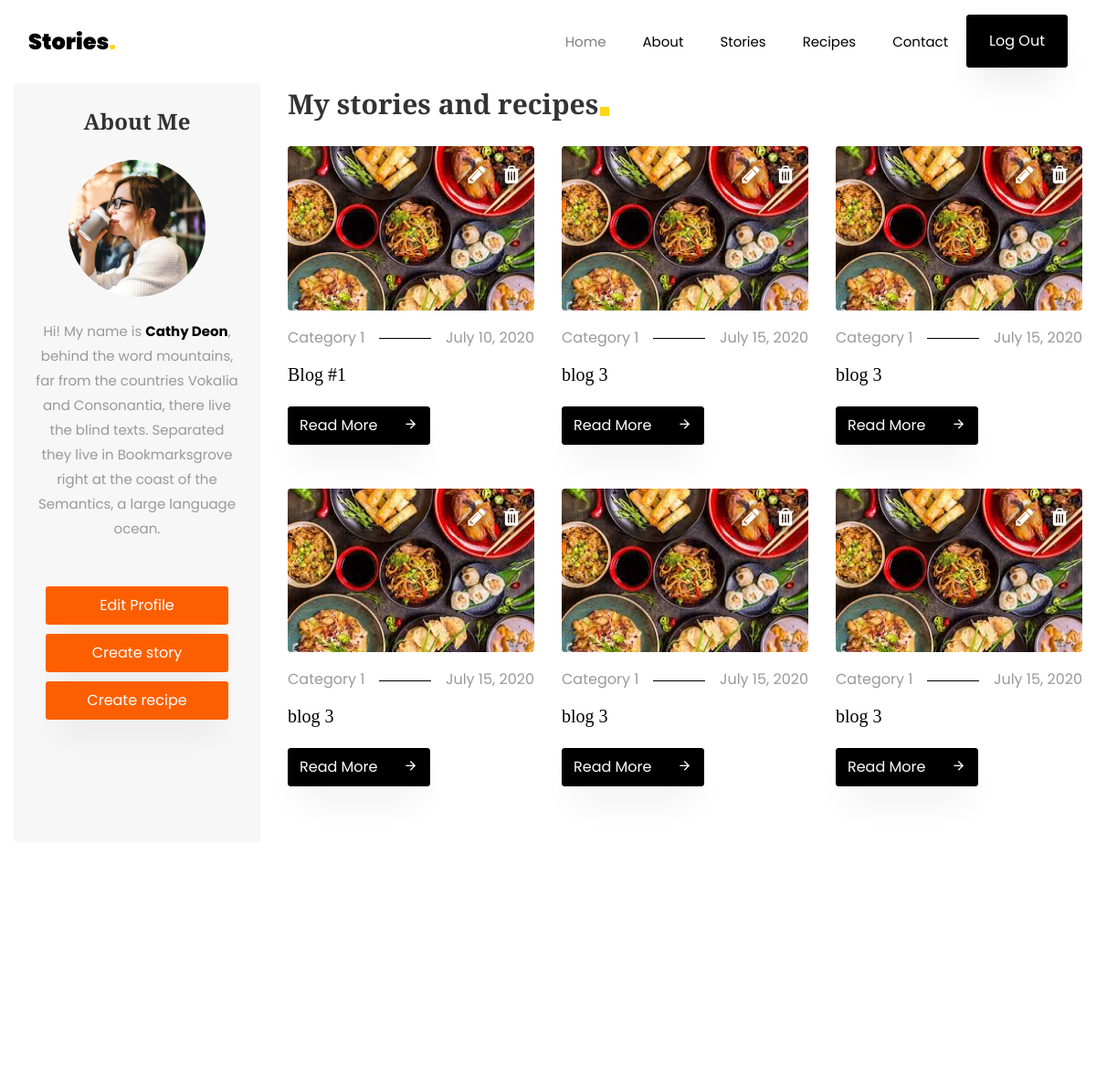
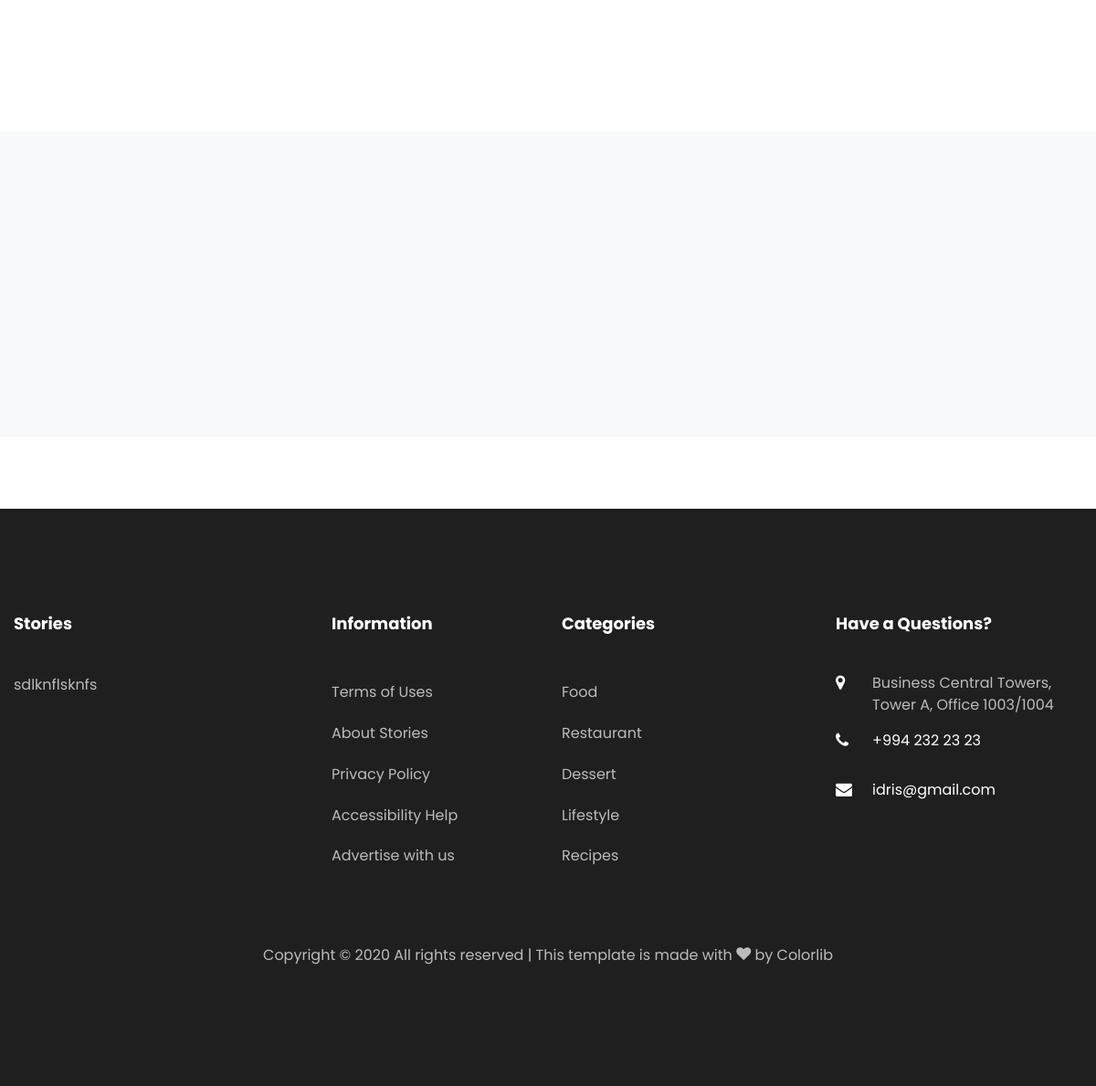
/user-profile/ (signed in), run on the app's committed database (2 pictures, top to bottom).
### stories/models.py (models this page shows, shortened)
class Recipe(models.Model):
    tags = models.ManyToManyField(Tag, related_name='recipes')
    category = models.ForeignKey(Category, on_delete=models.CASCADE)
    author = models.ForeignKey(User, on_delete=models.CASCADE)
    title = models.CharField(max_length=255)
    image = models.ImageField(upload_to='recipes/')
    short_description = models.TextField(max_length=1000, help_text="bu reseptler siyahisinda cixacaq metindir")
    long_description = RichTextField(null=True, blank=True)
    min_read_time = models.PositiveIntegerField("Min read time", editable=False)
    is_published = models.BooleanField(default=True)
    created_at = models.DateTimeField(auto_now_add=True)
    updated_at = models.DateTimeField(auto_now=True)
    class Meta:
        db_table = "recipes"
        verbose_name = "Resept"
        verbose_name_plural = "Reseptlər"
        ordering = 'created_at',
    def get_absolute_url(self):
        return reverse_lazy('recipe-detail', kwargs={'pk': self.id})

class Category(models.Model):
    title = models.CharField('Title', max_length=50)
    image = models.ImageField('Şəkil', upload_to="categories/")
    created_at = models.DateTimeField(auto_now_add=True)
    updated_at = models.DateTimeField(auto_now=True)
    class Meta:
        verbose_name = 'Kateqoriya'
        verbose_name_plural = 'Kateqoriyalar'

class About(models.Model):
    title = models.CharField('Title', max_length=50)
    phone_number = models.CharField('Phone Number', max_length=20)
    location = models.CharField('Location', max_length=50)
    email = models.EmailField('Email', max_length=30)
    description = models.TextField('Description')
    daily_visitors = models.PositiveIntegerField('Daile Visitors',)
    facebook_page_url = models.URLField('Facebook page url')
    instagram_page_url = models.URLField('Instagram page url')
    twitter_page_url = models.URLField('Twitter page url')
    class Meta:
        verbose_name = 'About Site Information'
        verbose_name_plural = 'About Site Informations'

### stories/views.py (the view)
# urls.py: path('user-profile/', UserProfile.as_view(), name='user-profile'),
class UserProfile(LoginRequiredMixin, ListView):
    model = Recipe
    template_name = 'user-profile.html'
    def get_queryset(self):
        user = self.request.user
        queryset = super().get_queryset()
        return queryset.filter(author=user)
    def get_context_data(self, *args, **kwargs):
        context = super().get_context_data()
        context['story_list'] = Story.objects.filter(author=self.request.user)
        return context

### stories/templatetags/custom_tags.py (called while the page is built)
@register.simple_tag
def get_about_info():
    return About.objects.last()

@register.simple_tag
def get_subscriber_form():
    return SubscriberForm()

### stories/templates/user-profile.html (shortened to what this page needs)
{% extends 'base.html' %}
{% block content %}
    <section class="ftco-section ftco-no-pt ">
        <div class="container">
            <div class="row">
                <div class="col-lg-3">
                    <div class="user-profile-side-bar sidebar-wrap">
                        <div class="sidebar-box p-4 about text-center ftco-animate">
                            <h2 class="heading mb-4">About Me</h2>
                            <img src="images/author.jpg" class="img-fluid" alt="Colorlib Template">
                            <div class="text pt-4">
                                <p>Hi! My name is <strong>Cathy Deon</strong>, behind the word mountains, far from the countries Vokalia and Consonantia, there live the blind texts. Separated they live in Bookmarksgrove right at the coast of the Semantics,
                                    a large language ocean.</p>
                            </div>
                        </div>
                        <div class="sidebar-box ftco-animate user-profile">
                            <a href="single.html" class="btn btn-hover-color py-2">Edit Profile</a>
                        </div>
                        <div class="sidebar-box ftco-animate user-profile">
                            <a href="{% url 'create_story' %}" class="btn btn-hover-color py-2">Create story </a>
                        </div>
                        <div class="sidebar-box ftco-animate user-profile">
                            <a href="{% url 'create_recipe' %}" class="btn btn-hover-color py-2">Create recipe </a>
                        </div>
                    </div>
                </div>
                <div class="col-lg-9">
                    <div class="row">
                        <div class="col-md-12 heading-section ftco-animate">
                            <h2 class="mb-4"><span>My stories and recipes</span></h2>
                        </div>
                    </div>
                    <div class="row">
                        {% for recipe in recipe_list %}
                        <div class="col-md-4 ftco-animate">
                            <div class="blog-entry">
                                <a class="img-2">
                                    <div class="user-events__edit">
                                        <button type="button" data-id="{{recipe.id}}"  class="edit-event"><i class="fa fa-pencil" aria-hidden="true"></i></button>
                                        <button type="button" data-delete-url="{% url 'delete_recipe' recipe.id %}" class="delete-event"><i class="fa fa-trash" aria-hidden="true"></i></button>
                                    </div>
                                    <img src="{{recipe.image.url}}" class="img-fluid" alt="Colorlib Template">
                                </a>
                                <div class="text pt-3">
                                    <p class="meta d-flex"><span class="pr-3">{{recipe.category.title}}</span><span class="ml-auto pl-3">{{recipe.created_at|date:"F d, Y"}}</span>
                                    </p>
                                    <h3><a href="{{recipe.get_absolute_url}}">{{recipe.title}}</a></h3>
                                    <p class="mb-0"><a href="{{recipe.get_absolute_url}}" class="btn btn-black py-2">Read More <span
                                        class="icon-arrow_forward ml-4"></span></a></p>
                                </div>
                            </div>
                        </div>
                        {% endfor %}
                    </div>
                </div>
            </div>
        </div>
    </section>
{% endblock %}

### stories/templates/includes/footer.html (shortened to what this page needs)
{% load custom_tags %}
{% get_about_info as about_info %}
<footer class="ftco-footer ftco-footer-2 ftco-section">
    <div class="container">
        <div class="row mb-5">
            <div class="col-md">
                <div class="ftco-footer-widget mb-4">
                    <h2 class="ftco-heading-2">Stories</h2>
                    <p>{{about_info.description}}</p>
                    <ul class="ftco-footer-social list-unstyled float-md-left float-lft mt-5">
                    </ul>
                </div>
            </div>
            <div class="col-md">
                <div class="ftco-footer-widget mb-4 ml-md-5">
                    <h2 class="ftco-heading-2">Information</h2>
                    <ul class="list-unstyled">
                        <li><a href="#" class="py-2 d-block">Terms of Uses</a></li>
                        <li><a href="#" class="py-2 d-block">About Stories</a></li>
                        <li><a href="#" class="py-2 d-block">Privacy Policy</a></li>
                        <li><a href="#" class="py-2 d-block">Accessibility Help</a></li>
                        <li><a href="#" class="py-2 d-block">Advertise with us</a></li>
                    </ul>
                </div>
            </div>
            <div class="col-md">
                <div class="ftco-footer-widget mb-4">
                    <h2 class="ftco-heading-2">Categories</h2>
                    <ul class="list-unstyled">
                        <li><a href="#" class="py-2 d-block">Food</a></li>
                        <li><a href="#" class="py-2 d-block">Restaurant</a></li>
                        <li><a href="#" class="py-2 d-block">Dessert</a></li>
                        <li><a href="#" class="py-2 d-block">Lifestyle</a></li>
                        <li><a href="#" class="py-2 d-block">Recipes</a></li>
                    </ul>
                </div>
            </div>
            <div class="col-md">
                <div class="ftco-footer-widget mb-4">
                    <h2 class="ftco-heading-2">Have a Questions?</h2>
                    <div class="block-23 mb-3">
                        <ul>
                            <li><span class="icon icon-map-marker"></span><span class="text">{{about_info.location}}</span>
                            </li>
                            <li><a href="#"><span class="icon icon-phone"></span><span
                                class="text">{{about_info.phone_number}}</span></a></li>
                            <li><a href="#"><span class="icon icon-envelope"></span><span class="text">{{about_info.email}}</span></a>
                            </li>
                        </ul>
                    </div>
                </div>
            </div>
        </div>
        <div class="row">
            <div class="col-md-12 text-center">
                <p>
                    Copyright &copy;
                    All rights reserved | This template is made with <i class="icon-heart color-danger" aria-hidden="true"></i> by <a href="https://colorlib.com" target="_blank">Colorlib</a>
                </p>
            </div>
        </div>
    </div>
</footer>

### static/css/icomoon.css (style rules this page uses)
[class^="icon-"], [class*=" icon-"] { font-family: 'icomoon' !important; speak: none; font-style: normal; font-weight: normal; font-variant: normal; text-transform: none; line-height: 1; -webkit-font-smoothing: antialiased; -moz-osx-font-smoothing: grayscale; }
.icon-heart:before { content: "\f004"; }
.icon-map-marker:before { content: "\f041"; }
.icon-phone:before { content: "\f095"; }
.icon-envelope:before { content: "\f0e0"; }
.icon-arrow_forward:before { content: "\e5c8"; }

### static/css/custom.css (style rules this page uses)
.user-profile { text-align: center; }
.btn-hover-color { background-color: #fd5f00; color: #fff; width: 200px; }
.user-profile-side-bar .sidebar-box { margin-bottom: 10px; }
.user-events__edit { color: #ffffff; font-size: 1.4rem; position: absolute; right: 1.5rem; top: .5rem; z-index: 100; }
.user-events__edit>button { background: none; border: none; border-radius: 50%; color: inherit; cursor: pointer; height: 2.9rem; outline: none !important; text-shadow: 0 0 1rem #000; width: 2rem; }

### stories/templates/base.html (style rules this page uses)
html { scroll-behavior: smooth; }

### data on the page
Recipe: image (picture), category "Category 1", created_at "July 10, 2020", title "Blog #1"
Recipe: image (picture), category "Category 1", created_at "July 15, 2020", title "blog 3"
Recipe: image (picture), category "Category 1", created_at "July 15, 2020", title "blog 3"
Recipe: image (picture), category "Category 1", created_at "July 15, 2020", title "blog 3"
Recipe: image (picture), category "Category 1", created_at "July 15, 2020", title "blog 3"
Recipe: image (picture), category "Category 1", created_at "July 15, 2020", title "blog 3"
About: description "sdlknflsknfs", location "Business Central Towers, Tower A, Office 1003/1004", phone_number "+994 232 23 23", email "idris@gmail.com"
